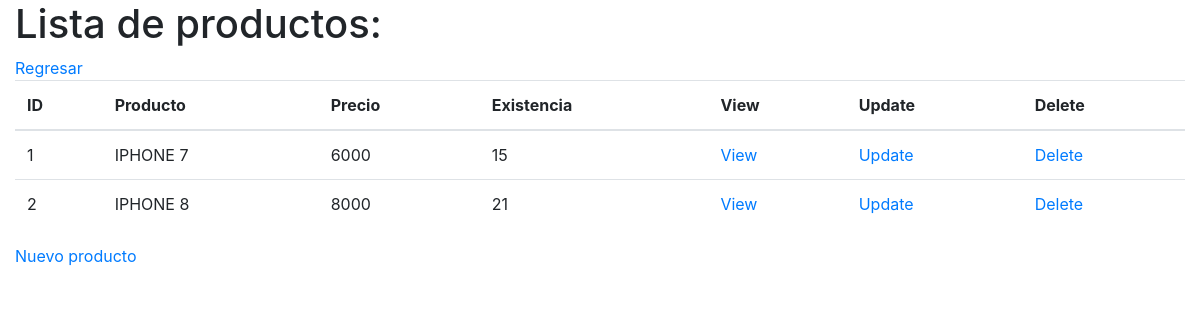
The app's page /productos/index.php, older data.
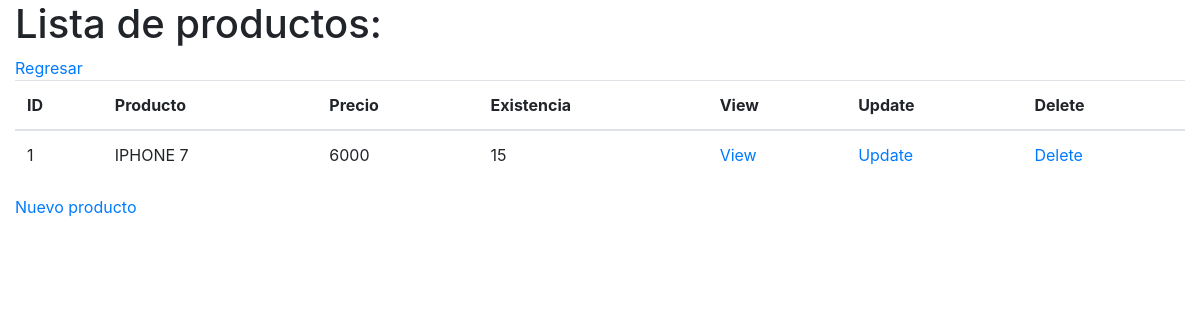
The same page, newer data.
### tables this page shows
CREATE TABLE productos(
    id_producto integer primary key autoincrement,
    producto varchar(100) not null,
    precio integer not null,
    existencia integer not null
);

### productos/db/db_list.php (the view)
<?php
    $db = new SQLite3("../tienda.db");
    $resultado = $db->query("SELECT * from productos;");
    $table = "
        <table class='table'>
            <thead>
            <tr>
                <th>ID</th>
                <th>Producto</th>
                <th>Precio</th>
                <th>Existencia</th>
                <th>View</th>
                <th>Update</th>
                <th>Delete</th>
            </tr>
            </thead>
            ";
    print($table);
    while ($row = $resultado->fetchArray()) {
        $id_producto = $row['id_producto'];
        $producto = $row['producto'];
        $precio = $row['precio'];
        $existencia = $row['existencia'];
        $table = "
            <tr>
                <td>$id_producto</td>
                <td>$producto</td>
                <td>$precio</td>
                <td>$existencia</td>
                <td><a href='view.php?id_producto=$id_producto'>View</a></td>
                <td><a href='update.php?id_producto=$id_producto'>Update</a></td>
                <td><a href='delete.php?id_producto=$id_producto'>Delete</a></td>
            </tr>
        ";
        print($table);
    }
    print("</table>");
?>

### productos/index.php (shortened to what this page needs)
<!doctype html>
<html lang="en">
<head>
    <link rel="stylesheet" href="https://cdn.jsdelivr.net/npm/bootstrap@4.5.3/dist/css/bootstrap.min.css">
</head>
<body>
    <div class="container-fluid">
        <h1>Lista de productos:</h1>
        <a href="../index.php">Regresar</a>
        <?php include 'db/db_list.php'; ?>
        <a href="insert.php">Nuevo producto</a>
    </div>
</body>
</html>

Row changes from the older to the newer data that the page shows:
removed productos: id_producto "2", producto "IPHONE 8", precio "8000", existencia "21"
